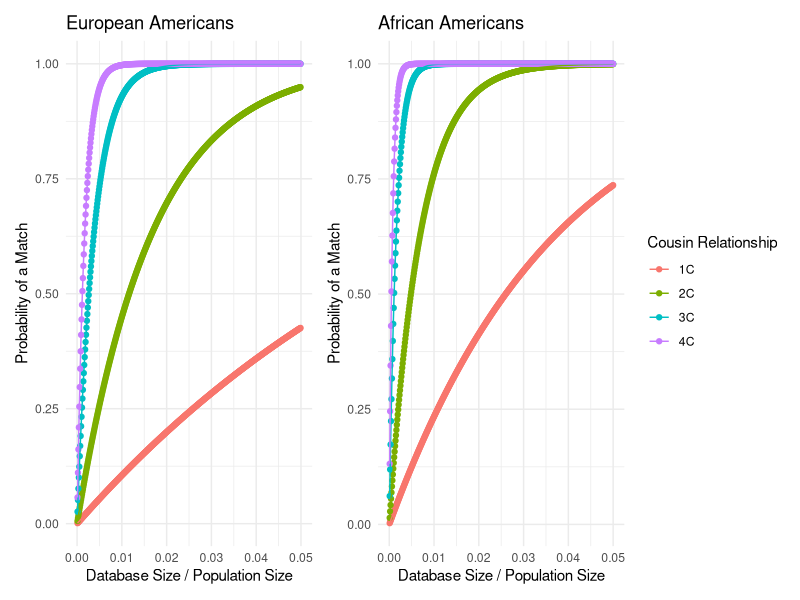
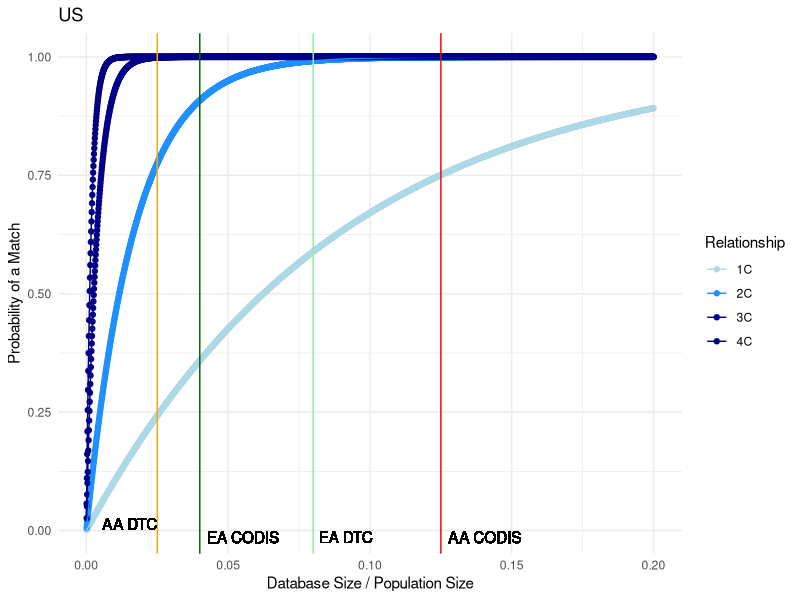

Reproduce these figures in R, in order. (Note: this script raises an error after producing the figures.)
## ---- chunk 1
# Load required packages
library(tidyverse)
library(patchwork)

knitr::opts_knit$set(root.dir = "..")
knitr::opts_chunk$set(eval = TRUE, echo = FALSE, fig.width = 7, fig.height = 6)

# CONFIGURE CONSTANTS

# Total US Population 1990: source?
US_POP_1990 = 2.5e8

# European American Population 1990: source?
EA_POP_1990 = 199686070
  
# African American Population 1990: source?
AA_POP_1990 = 29986060

# calculate proportion of us population each group
US_PROP_AA = AA_POP_1990 / US_POP_1990
US_PROP_EA = EA_POP_1990 / US_POP_1990

# CODIS SIZE 
CODIS_SIZE = 2.10e7

# DTC SIZE 
ANCESTRY_SIZE = 2.3e7
TWTY_THREE_ME_SIZE = 1.4e7
MY_HERATIGE_SIZE = 7e6
FTDNA = 1.8e6
GEDMATCH = 1.8e6

# calculate total DTC SIZE
DTC_SIZE = ANCESTRY_SIZE + TWTY_THREE_ME_SIZE + MY_HERATIGE_SIZE + FTDNA + GEDMATCH

# calculate searchable DTC size (FTDNA + GEDMATCH)
DTC_SEARCH = FTDNA + GEDMATCH

# Proportion AA in CODIS
PROP_AA_CODIS = 0.236

# Proportion EA in CODIS
PROP_EA_CODIS = 0.429

### TODO: UPDATE THESE WITH CORRECT VALUES
PROP_AA_DTC = 0.236 # TODO: need this value
PROP_EA_DTC = 0.429 # TODO: need this value

### TODO: UPDATE THESE NUMBERS WITH CORRECT VALUES
PROP_AA_DTC_S = 0.136
PROP_EA_DTC_S = 0.365

## ---- chunk 2

# Define genome size and number of chromosomes
genome_size = 35 
num_chrs = 22

# Function to calculate the probability of a match for direct relatives
p_match = function(g, m, min_num_seg)
{
  m = m / 100 # Convert m from cM to fraction
  f = exp(-2 * g * m) / 2^(2 * g - 2) # Calculate f value
  pr = 1 - pbinom(min_num_seg - 1, num_chrs + genome_size * 2 * g, f) # Calculate probability
  return(pr)
}

# Function to calculate the probability of a match for once removed relatives
p_match_or = function(g, m, min_num_seg) 
{
  m = m / 100 # Convert m from cM to fraction
  f = exp(-(2 * g + 1) * m) / 2^(2 * g - 1) # Calculate f value
  pr = 1 - pbinom(min_num_seg - 1, num_chrs + genome_size * (2 * g + 1), f) # Calculate probability
  return(pr)
}

# Function to calculate the coverage of the database
coverage = function(Ks, maxg, N_pop, r, m, min_num_seg, min_num_rel, rep_direct = rep(1, 10), rep_or = rep(1, 10))
{
  N = N_pop / 2 # Convert population size to couple size
  pr_succ = length(Ks) # Initialize the vector of probabilities of success
  
  # Loop through database sizes
  for (i in 1:length(Ks)) 
  {
    K = Ks[i] # Current database size
    K_same = round(K * (r / 2) / (1 + r / 2)) # Calculate the number of direct relatives
    K_or = round(K * 1 / (1 + r / 2)) # Calculate the number of once removed relatives
    
    # Initialize vectors for probability calculations
    p_no_coal = numeric(maxg) 
    p_coal = numeric(maxg)
    p_no_coal_or = numeric(maxg) 
    p_coal_or = numeric(maxg)
    Ns = N * (r / 2)^(-(1:(maxg + 1))) # Calculate Ns values
    tot_p = 0
    tot_p_or = 0
    
    # Loop through generations
    for (g in 1:maxg)
    {
      f = 2^(2 * g - 2) / Ns[g] # Calculate f value for direct relatives
      f_or = 2^(2 * g - 1) / Ns[g + 1] # Calculate f value for once removed relatives
      
      # Update probabilities
      if (g > 1) {
        p_coal[g] = p_no_coal[g - 1] * f
        p_no_coal[g] = p_no_coal[g - 1] * (1 - f)
        p_coal_or[g] = p_no_coal_or[g - 1] * f_or
        p_no_coal_or[g] = p_no_coal_or[g - 1] * (1 - f_or)
      } else {
        p_coal[g] = f 
        p_no_coal[g] = 1 - f 
        p_coal_or[g] = f_or 
        p_no_coal_or[g] = 1 - f_or
      }
      
      # Update total probabilities
      tot_p = tot_p + p_coal[g] * p_match(g, m, min_num_seg) * rep_direct[g] 
      if (g < maxg) {
        tot_p_or = tot_p_or + p_coal_or[g] * p_match_or(g, m, min_num_seg) * rep_or[g]
      } 
    }

    # Calculate probability of no success
    pr_no_succ = 0
    for (n in 0:(min_num_rel - 1)) 
    {
      for (n_or in 0:n) 
      {
        pr_no_succ = pr_no_succ + dbinom(n_or, K_or, tot_p_or) * dbinom(n - n_or, K_same, tot_p)
      }
    }
    
    # Calculate the probability of success
    pr_succ[i] = 1 - pr_no_succ
  }
  
  return(pr_succ)
}

# Ks: A vector of database sizes
# maxg: Maximum relatedness to consider (1: sibs, 2: 1st cousins, 3: 2nd cousins...)
# N: Population size

# r: Mean number of children per mating pair (=per family), so 2 for a constant size population, >2 for expanding population, <1 for contracting population
# m: Maximum length in cM of a detectable segment
# min_num_seg: Minimum number of segments to declare a match
# min_num_rel: Minimum number of detected matches (=relatives) to declare success of identification


## ---- chunk 3
library(ggplot2)
library(ggrepel)

generate_plot <- function(rep_direct, rep_or, N_pop, name) {
  N = N_pop # population size
  num_K = 10000 # number of data points between 0 to 1 
  m = 6 # minimal cM
  min_num_seg = 2 # number of segments
  r = 2.5 # number of kids per couple
  Ks = round(seq(from=N/num_K, to=N, length.out=num_K))
  
  c1 = coverage(Ks, maxg = 2, N_pop, r, m, min_num_seg = 2, min_num_rel = 1, rep_direct = rep_direct, rep_or = rep_or)
  c2 = coverage(Ks, maxg = 3, N_pop, r, m, min_num_seg = 2, min_num_rel = 1, rep_direct = rep_direct, rep_or = rep_or)
  c3 = coverage(Ks, maxg = 4, N_pop, r, m, min_num_seg = 2, min_num_rel = 1, rep_direct = rep_direct, rep_or = rep_or)
  c4 = coverage(Ks, maxg = 5, N_pop, r, m, min_num_seg = 2, min_num_rel = 1, rep_direct = rep_direct, rep_or = rep_or)
  
  # Combine the data points into a single data frame
  plot_data <- data.frame(Ks = rep(Ks, 4),
                          Coverage = c(c1, c2, c3, c4),
                          Relationship = factor(rep(c("1C", "2C", "3C", "4C"), each = num_K)))
  
  # Calculate database size as a proportion of the population size
  plot_data$Ks_proportion <- plot_data$Ks / N
  
  # Filter out rows with missing values and ensure x-axis limits are respected
  plot_data <- plot_data[complete.cases(plot_data) & plot_data$Ks_proportion <= 0.05,]
  
  # Find the optimal point for labels
  optimal_x <- mean(plot_data$Ks_proportion)
  plot_data$optimal_label <- abs(plot_data$Ks_proportion - optimal_x) < 0.0001
  
  # Create a ggplot2 plot
  p <- ggplot(plot_data, aes(x = Ks_proportion, y = Coverage, color = Relationship, group = Relationship)) +
    geom_point() +
    geom_line() +
    scale_x_continuous(breaks = seq(0, 0.05, 0.01), limits = c(0, 0.05)) +
    labs(title = name,
         x = "Database Size / Population Size",
         y = "Probability of a Match",
         color = "Cousin Relationship") +
    theme_minimal() +
    theme(legend.position = "right") 
    # geom_text_repel(data = subset(plot_data, optimal_label), 
    #                 aes(label = Relationship, x = Ks_proportion, y = Coverage),
    #                 box.padding = unit(0.5, "lines"),
    #                 point.padding = unit(0.5, "lines"),
    #                 nudge_x = 0.005,
    #                 nudge_y = 0.005,
    #                 show.legend = FALSE)
  
  # Display the plot
  p
}

## ---- chunk 4

rep_direct_ea = rep(1, 10)
rep_or_ea = rep(1, 10)

ea_fig <- generate_plot(rep_direct_ea, rep_or_ea, EA_POP_1990, "European Americans")



## ---- chunk 5

rep_direct_aa = rep(2.4, 10)
rep_or_aa = rep(2.4, 10)

aa_fig <- generate_plot(rep_direct_aa, rep_or_aa, AA_POP_1990, "African Americans")

library(patchwork)
(ea_fig + aa_fig) + plot_layout(guides = "collect")
## ---- chunk 6

generate_plot2 <- function(rep_direct, rep_or, N_pop, name) {
  N = N_pop
  num_K = 10000
  m = 6
  min_num_seg = 2
  r = 2.5
  Ks = round(seq(from=N/num_K, to=N, length.out=num_K))
  
  c1 = coverage(Ks, maxg = 2, N_pop, r, m, min_num_seg = 2, min_num_rel = 1, rep_direct = rep_direct, rep_or = rep_or)
  c2 = coverage(Ks, maxg = 3, N_pop, r, m, min_num_seg = 2, min_num_rel = 1, rep_direct = rep_direct, rep_or = rep_or)
  c3 = coverage(Ks, maxg = 4, N_pop, r, m, min_num_seg = 2, min_num_rel = 1, rep_direct = rep_direct, rep_or = rep_or)
  c4 = coverage(Ks, maxg = 5, N_pop, r, m, min_num_seg = 2, min_num_rel = 1, rep_direct = rep_direct, rep_or = rep_or)
  
  plot_data <- data.frame(Ks = rep(Ks, 4),
                          Coverage = c(c1, c2, c3, c4),
                          Relationship = factor(rep(c("1C", "2C", "3C", "4C"), each = num_K)))
  
  plot_data$Ks_proportion <- plot_data$Ks / N
  
  plot_data <- plot_data[complete.cases(plot_data) & plot_data$Ks_proportion <= 0.2,]
  
  min_coverage <- min(plot_data$Coverage, na.rm = TRUE) # calculate the minimum coverage
  
  p <- ggplot(plot_data, aes(x = Ks_proportion, y = Coverage, color = Relationship, group = Relationship)) +
    geom_point() +
    geom_line() +
    geom_vline(xintercept = 0.025, color = "orange", show.legend = FALSE) +
    geom_vline(xintercept = 0.125, color = "red", show.legend = FALSE) +
    geom_vline(xintercept = 0.08, color = "lightgreen", show.legend = FALSE) +
    geom_vline(xintercept = 0.04, color = "darkgreen", show.legend = FALSE) +
    geom_text(aes(x = 0.025, label = "AA DTC"), y = min_coverage, hjust = 1, vjust = 0, show.legend = FALSE, color = "black") +
    geom_text(aes(x = 0.125, label = "AA CODIS"), y = min_coverage, hjust = -0.1, vjust = 1.1, show.legend = FALSE, color = "black") +
    geom_text(aes(x = 0.08, label = "EA DTC"), y = min_coverage, hjust = -0.1, vjust = 1.1, show.legend = FALSE, color = "black") +
    geom_text(aes(x = 0.04, label = "EA CODIS"), y = min_coverage, hjust = -0.1, vjust = 1.1, show.legend = FALSE, color = "black") +
    scale_color_manual(values = c("1C" = "#ADD8E6", "2C" = "#1E90FF", "3C" = "#00008B", "4C" = "#000080")) + 
    labs(title = name,
         x = "Database Size / Population Size",
         y = "Probability of a Match",
         color = "Relationship") +
    theme_minimal()
  
  p
}

## ---- chunk 7

rep_direct_ea = rep(1, 10)
rep_or_ea = rep(1, 10)
combo_fig <- generate_plot2(rep_direct_ea, rep_or_ea, US_POP_1990, "US")

combo_fig



## ---- chunk 8

plot_number_matches <- function(rep_direct, rep_or, N_pop, name) {
    num_K = 10000
    m = 6
    min_num_seg = 2
    r = 2.5
    Ks = round(seq(from=N/num_K, to=N, length.out=num_K))
    
    c1 = coverage(Ks, maxg = 2, N_pop, r, m, min_num_seg = 2, min_num_rel = 1, rep_direct = rep_direct, rep_or = rep_or)
    c2 = coverage(Ks, maxg = 3, N_pop, r, m, min_num_seg = 2, min_num_rel = 1, rep_direct = rep_direct, rep_or = rep_or)
    c3 = coverage(Ks, maxg = 4, N_pop, r, m, min_num_seg = 2, min_num_rel = 1, rep_direct = rep_direct, rep_or = rep_or)
    c4 = coverage(Ks, maxg = 5, N_pop, r, m, min_num_seg = 2, min_num_rel = 1, rep_direct = rep_direct, rep_or = rep_or)
    
    plot_data <- data.frame(Ks = rep(Ks, 4),
                            Coverage = c(c1, c2, c3, c4),
                            Relationship = factor(rep(c("1C", "2C", "3C", "4C"), each = num_K)))
    
    plot_data$Ks_proportion <- plot_data$Ks / N_pop
    
    plot_data <- plot_data[complete.cases(plot_data) & plot_data$Ks_proportion <= 0.2,]
    
    # calculated number of matches
    plot_data_matches <- plot_data %>% 
      mutate(matches = Coverage * N_pop)
    
    p <- plot_data_matches %>%
      ggplot(aes(x=Ks_proportion, y=matches/1e6, color = Relationship, group = Relationship)) +
      geom_point() +
      geom_line() +
      labs(title = name,
           x = "Database Size / Population Size",
           y = "Number of Matches (Millions)",
           color = "Relationship") +
      theme_minimal()
    
    return(p)
}

plot_number_matches(rep(1, 10), rep(1, 10), US_POP_1990, "Number of Matches by Relationship vs Database Size")

## ---- chunk 9

# OPTION 1 

# plot relative composition of the database types

PROPS <- c(PROP_EA_CODIS, PROP_EA_DTC, PROP_AA_CODIS, PROP_AA_DTC, PROP_AA_DTC_S, PROP_EA_DTC_S)
DATABASE <- c("CODIS", "DTC", "CODIS", "DTC", "DTCS", "DTCS")
POPULATION <- c("European American", "European American", "African American", "African American", "African American", "European American")

data = tibble(PROPS, DATABASE, POPULATION)
ggplot(data, aes(y=PROPS, fill=DATABASE)) + 
  geom_col(aes(x=POPULATION, group=POPULATION), position = position_dodge2()) + 
  labs(title = "Genetic database composition for European and African Americans",
         x = "Population",
         y = "Proportion of Database",
         color = "Database") +
    theme_minimal()

## ---- chunk 10

# OPTION 2
add_other <- data %>% 
  group_by(DATABASE) %>%
  summarise(PROPS = 1 - sum(PROPS)) %>%
  mutate(POPULATION = "other") %>%
  bind_rows(data)

ggplot(add_other, aes(y=PROPS, fill=POPULATION)) +
  geom_col(aes(x=DATABASE)) +
   labs(title = "Genetic database composition for European and African Americans",
         x = "Database",
         y = "Proportion of Database",
         color = "Database") +
    theme_minimal()
